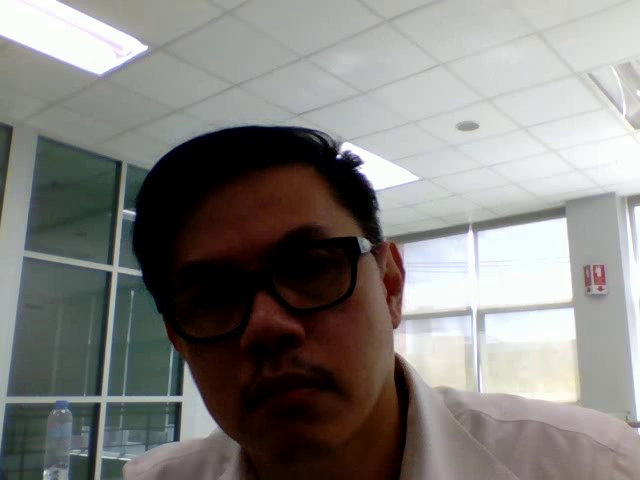
#> input picture frame 25 of output.avi, 640 x 480 px
$ python face_detection_in_video.py
#> lines starting #> are read from the running program, lines starting #| are printed output that depends on the picture
import cv2 as cv

face_casecade = cv.CascadeClassifier("haarcascade_frontalface_default.xml")

cap = cv.VideoCapture("output.avi")

while cap.isOpened():
    _, frame = cap.read()
#> frame is the input picture: shape (480, 640, 3); mean B, G, R 127, 129.9, 132
    gray_img: None = cv.cvtColor(frame, cv.COLOR_BGR2GRAY)
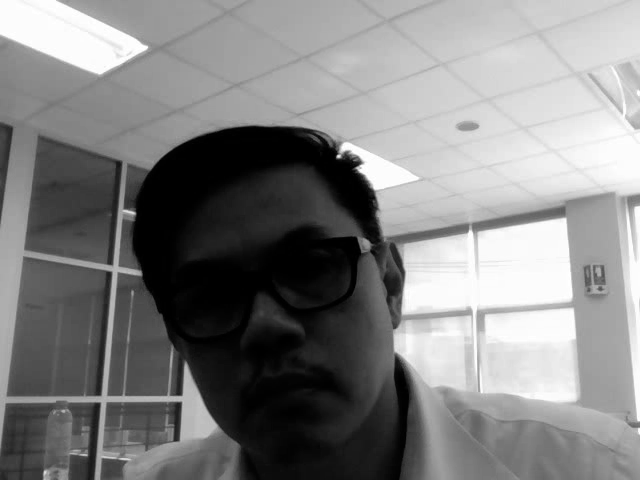
#> gray_img: shape (480, 640); min 0, max 255, mean 130.1
    face_detect: None = face_casecade.detectMultiScale(gray_img, 1.1, 4)
#> face_detect = ()

    for (x, y, w, h) in face_detect:
        cv.rectangle(frame, (x, y), (x + w, y + h), (255, 0, 0), thickness=3)

        cv.imshow("Frame", frame)
#> this loop made 0 passes

    if cv.waitKey(1) & 0xFF == ord("e"):
#> (key e is pressed here)
        break
cap.release()
cv.destroyAllWindows()

$ run again, starting later in the video
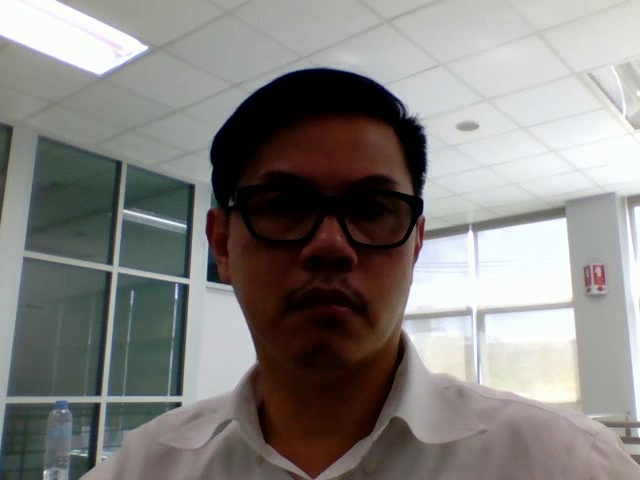
#> input picture frame 114 of output.avi, 640 x 480 px
#> frame is the input picture: shape (480, 640, 3); mean B, G, R 128.4, 131.3, 133.7
#> `gray_img: None = cv.cvtColor(frame, cv.COLOR_BGR2GRAY)`:
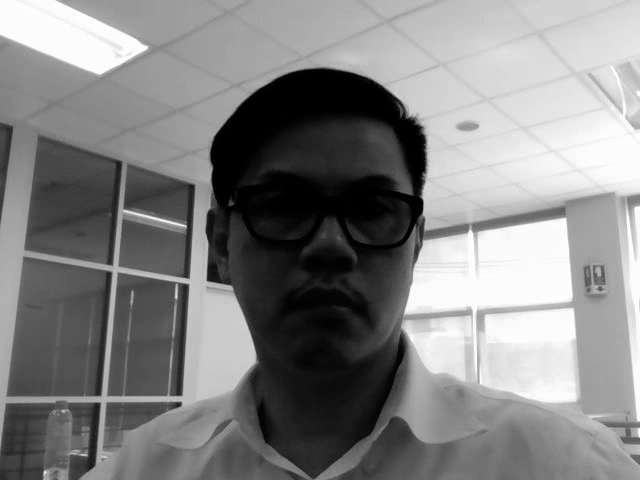
#> gray_img: shape (480, 640); min 0, max 255, mean 131.6
#> face_detect = ()

$ run again, starting later in the video
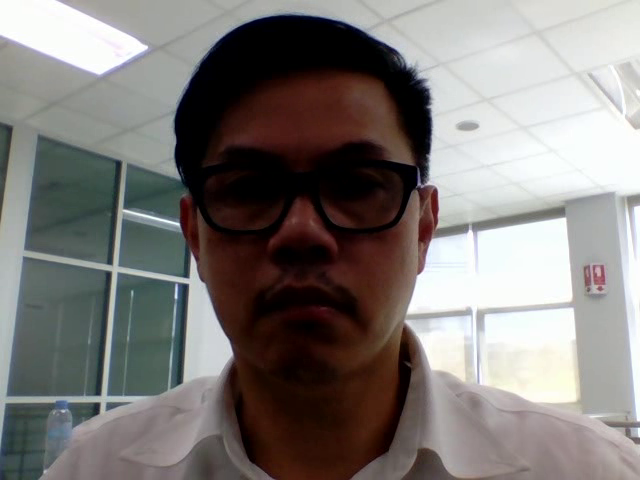
#> input picture frame 203 of output.avi, 640 x 480 px
#> frame is the input picture: shape (480, 640, 3); mean B, G, R 120.7, 123.1, 127.6
#> `gray_img: None = cv.cvtColor(frame, cv.COLOR_BGR2GRAY)`:
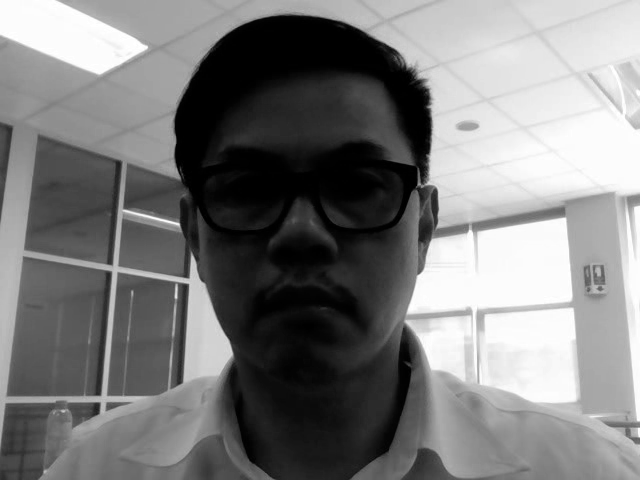
#> gray_img: shape (480, 640); min 0, max 255, mean 124.1
#> face_detect = [[154, 70, 285, 285]]
#> the loop `for (x, y, w, h) in face_detect:` made 1 pass
#> pass 1, `cv.imshow("Frame", frame)`:
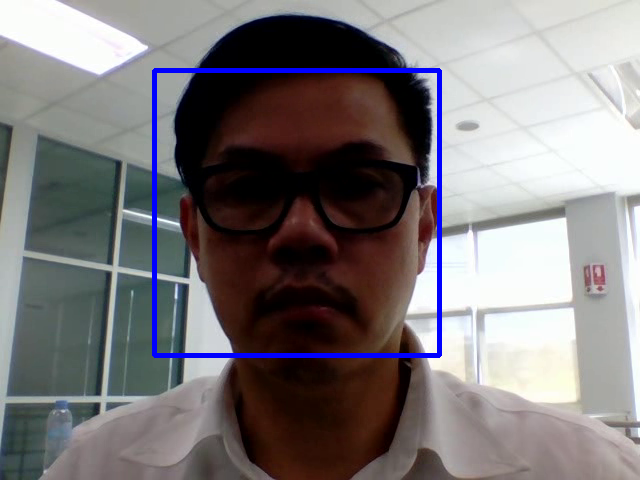
#> window 'Frame': shape (480, 640, 3); mean B, G, R 123.3, 121, 125.5
